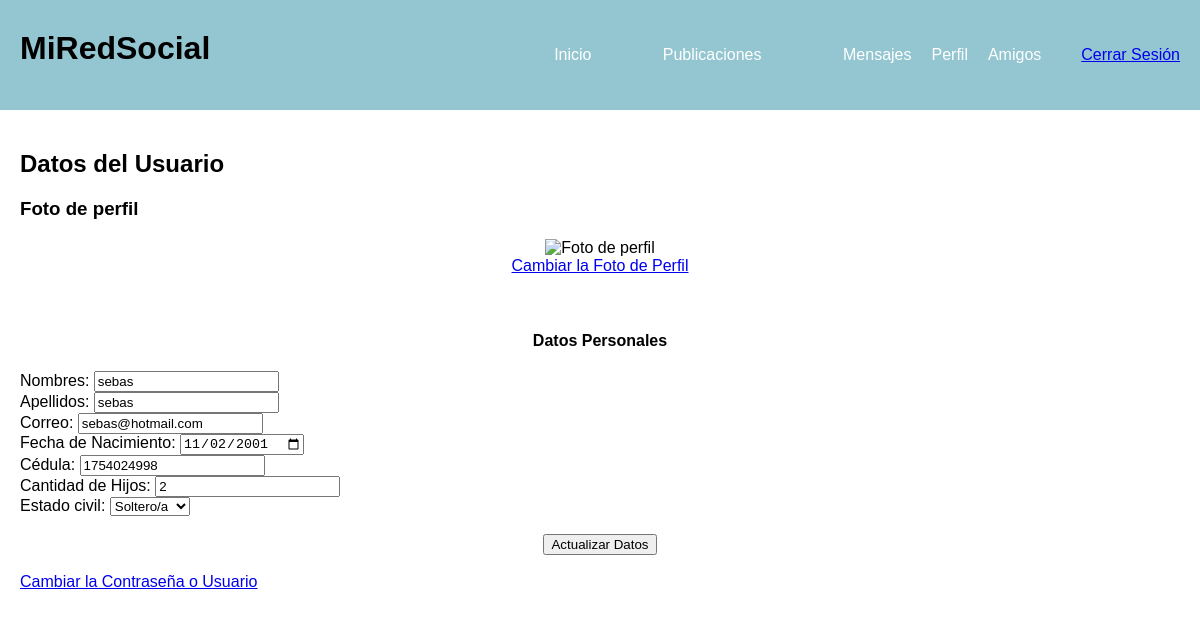
The app's page /actualizarperfil_GUI.php (signed in) with its own data.
### tables this page shows
CREATE TABLE `usuarios` (
  `id_usuario` int(11) NOT NULL,
  `nombres` varchar(85) NOT NULL,
  `apellidos` varchar(85) NOT NULL,
  `correo` varchar(150) NOT NULL,
  `fecha_nacimiento` date NOT NULL,
  `foto_perfil` text DEFAULT NULL,
  `cedula` int(11) NOT NULL,
  `cantidad_hijos` int(11) NOT NULL,
  `estado_civil` varchar(25) NOT NULL,
  `nombre_usuario` varchar(50) NOT NULL,
  `clave` varchar(250) NOT NULL,
  `registro_usu` date NOT NULL DEFAULT current_timestamp()
);

### sesion.php (called while the page is built, shortened)
<?php
$session_id = $_SESSION['id'];
$session_query = $conn->query("select * from usuarios where id_usuario = '$session_id'");
$user_row = $session_query->fetch();
$image = $user_row['foto_perfil'];
?>

### actualizarperfil_GUI.php (the view, shortened to what this page needs)
<?php include('conexion.php'); ?>
        <?php include('sesion.php');
        ?>
        <!DOCTYPE html>
        <html lang="en">
        <head>
            <link rel="stylesheet" href="actualizarperfil_GUI.css">
        </head>
        <body>
        <header class="header7">
            <?php
                include("menu_bar.php")
            ?>
        </header>
            <div class="contenedor">
                <main>
                    <h2>Datos del Usuario</h2>
                    <article>
                        <div>
                            <?php
                            $consultadatospersonales = $conn->query("select * from usuarios where id_usuario = '$session_id'");
                            $datosusuario = $consultadatospersonales->fetch();
                            ?>
                            <div>
                                <h3 class="titulo-foto-perfil">Foto de perfil</h3>
                                <?php if($datosusuario['foto_perfil'] != null) { ?>
                                    <center><img class="img-fluid w-25" src="fotosperfil/<?php echo $image; ?>" alt="Foto de perfil"></center>
                                <?php } else { ?>
                                    <center><img class="img-fluid" src="fotosperfil/sinfotoperfil.jpg" height="100" width="160" alt="Sin foto de perfil"></center>
                                <?php } ?>
                            </div>
                            <div>
                                <center><a class="boton" type="button" href="cambiofotoperfil.php">Cambiar la Foto de Perfil</a></center>
                            </div>
                        </div>
                        <div>
                        <br><br>
                            <center><h4>Datos Personales</h4></center>
                            <form class="formularioperfil" action="actualizarperfil.php" method="POST" autocomplete="on">
                                <div class="row">
                                    <div class="col-md-6">
                                        <label for="input01">Nombres: </label>
                                        <input class="inputEstilos" type="text" name="nombres" value="<?php echo $datosusuario['nombres']; ?>" pattern="[a-zA-Z0-9ñÑ ]+" required>
                                    </div>
                                    <div class="col-md-6">
                                        <label for="input02">Apellidos: </label>
                                        <input class="inputEstilos" type="text" name="apellidos" value="<?php echo $datosusuario['apellidos']; ?>" pattern="[a-zA-Z0-9ñÑ ]+" required>
                                    </div>
                                </div>
                                <div class="row">
                                    <div class="col-md-6">
                                        <label for="input03">Correo: </label>
                                        <input class="inputEstilos" type="email" name="correo" value="<?php echo $datosusuario['correo']; ?>" pattern="[a-zA-Z0-9ñÑ @.]+" required>
                                    </div>
                                    <div class="col-md-6">
                                        <label for="input04">Fecha de Nacimiento: </label>
                                        <input class="inputEstilos" type="date" name="fecha_nacimiento" value="<?php echo $datosusuario['fecha_nacimiento']; ?>" pattern="[a-zA-Z0-9ñÑ ]+" required>
                                    </div>
                                </div>
                                <div class="row">
                                    <div class="col-md-6">
                                        <label for="input05">Cédula: </label>
                                        <input class="inputEstilos" type="number" name="cedula" value="<?php echo $datosusuario['cedula']; ?>" min="0" maxlength="11" pattern="[0-9]+" required>
                                    </div>
                                    <div class="col-md-6">
                                        <label for="input06">Cantidad de Hijos: </label>
                                        <input class="inputEstilos" type="number" name="cantidad_hijos" value="<?php echo $datosusuario['cantidad_hijos']; ?>" min="0" maxlength="3" pattern="[0-9]+" required>
                                    </div>
                                </div>
                                <div>
                                    <label for="input07">Estado civil: </label>
                                    <select class="inputEstilos" type="text" name="estado_civil" value="<?php echo $datosusuario['estado_civil']; ?>" pattern="[a-zA-Z0-9ñÑ]+" required>
                                        <option value="Soltero">Soltero/a</option>
                                    </select>
                                </div>
                                <br>
                                <div>
                                    <center><input name="actualizar" class="boton" type="submit" value="Actualizar Datos"></center>
                                </div>
                            </form>
                            <br>
                            <div class="mb-4">
                                <a class="boton" type="submit" href="cambiocontrasena.php">Cambiar la Contraseña o Usuario</a>
                            </div>
                        </div>
                    </article>
                </main>
            </div>
        </body>
        </html>

### actualizarperfil_GUI.css (style rules this page uses)
.titulo-foto-perfil { margin-top: 20px; }
.header7 { background-color: #94c6d1; padding: 10px 0; }
body { font-family: Arial, sans-serif; margin: 0; padding: 0; }

### menu_bar.php (style rules this page uses)
.contenedor { max-width: 1200px; margin: 0 auto; padding: 20px; }

### records on screen
usuarios: nombres "sebas", apellidos "sebas", correo "sebas@hotmail.com", fecha_nacimiento "11/02/2001", cedula "1754024998", cantidad_hijos "2", estado_civil "Soltero/a"
